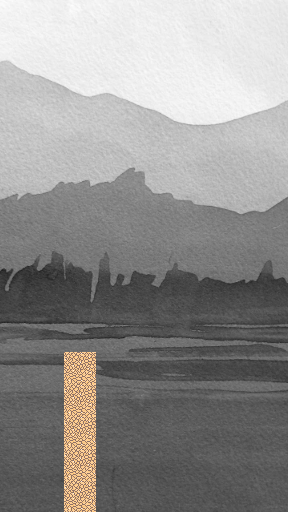

The image is a tile-based game level rendered from a .tmx file. Its description and source (layers, tilesets, objects; grid data summarised) follow:
An orthogonal 9x16 tile map with 32x32 px tiles, 1 tile layer (background), 1 image layer and 15 objects (14x object, joint).

<map version="1.0" orientation="orthogonal" renderorder="right-down" width="9" height="16" tilewidth="32" tileheight="32" nextobjectid="47">
 <tileset firstgid="1" name="Desert" tilewidth="32" tileheight="32" spacing="1" margin="1" tilecount="48" columns="8">
  <image source="tilesets/desert.png" width="265" height="199" />
  <terraintypes>
   <terrain name="Desert" tile="29" />
   <terrain name="Brick" tile="9" />
   <terrain name="Cobblestone" tile="33" />
   <terrain name="Dirt" tile="14" />
  </terraintypes>
  <tile id="0" terrain="0,0,0,1" />
  <tile id="1" terrain="0,0,1,1" />
  <tile id="2" terrain="0,0,1,0" />
  <tile id="3" terrain="3,3,3,0" />
  <tile id="4" terrain="3,3,0,3" />
  <tile id="5" terrain="0,0,0,3" />
  <tile id="6" terrain="0,0,3,3" />
  <tile id="7" terrain="0,0,3,0" />
  <tile id="8" terrain="0,1,0,1" />
  <tile id="9" terrain="1,1,1,1" />
  <tile id="10" terrain="1,0,1,0" />
  <tile id="11" terrain="3,0,3,3" />
  <tile id="12" terrain="0,3,3,3" />
  <tile id="13" terrain="0,3,0,3" />
  <tile id="14" terrain="3,3,3,3" />
  <tile id="15" terrain="3,0,3,0" />
  <tile id="16" terrain="0,1,0,0" />
  <tile id="17" terrain="1,1,0,0" />
  <tile id="18" terrain="1,0,0,0" />
  <tile id="19" terrain="1,1,1,0" />
  <tile id="20" terrain="1,1,0,1" />
  <tile id="21" terrain="0,3,0,0" />
  <tile id="22" terrain="3,3,0,0" />
  <tile id="23" terrain="3,0,0,0" />
  <tile id="24" terrain="0,0,0,2" />
  <tile id="25" terrain="0,0,2,2" />
  <tile id="26" terrain="0,0,2,0" />
  <tile id="27" terrain="1,0,1,1" />
  <tile id="28" terrain="0,1,1,1" />
  <tile id="29" terrain="0,0,0,0" />
  <tile id="30" terrain="0,0,0,0" probability="0.01" />
  <tile id="31" terrain="0,0,0,0" probability="0.01" />
  <tile id="32" terrain="0,2,0,2" />
  <tile id="33" terrain="2,2,2,2" />
  <tile id="34" terrain="2,0,2,0" />
  <tile id="35" terrain="2,2,2,0" />
  <tile id="36" terrain="2,2,0,2" />
  <tile id="37" terrain="0,0,0,0" probability="0.01" />
  <tile id="38" terrain="0,0,0,0" probability="0.01" />
  <tile id="39" terrain="0,0,0,0" probability="0.01" />
  <tile id="40" terrain="0,2,0,0" />
  <tile id="41" terrain="2,2,0,0" />
  <tile id="42" terrain="2,0,0,0" />
  <tile id="43" terrain="2,0,2,2" />
  <tile id="44" terrain="0,2,2,2" />
  <tile id="45" terrain="0,0,0,0" probability="0" />
  <tile id="46" terrain="0,0,0,0" probability="0.01" />
  <tile id="47" terrain="0,0,0,0" probability="0.01" />
 </tileset>
 <imagelayer name="BackgroundImage">
  <image source="../images/mountain.png" width="288" height="512" />
 </imagelayer>
 <layer name="background" width="9" height="16">
  <data>[144 cells, 5 non-empty, 1 distinct tile ids]</data>
 </layer>
 <objectgroup name="objects">
  <object id="9" name="Player" type="object" x="64" y="320" width="32" height="32">
   <properties>
    <property name="awake" type="bool" value="true" />
    <property name="bodyType" value="DynamicBody" />
    <property name="density" type="float" value="10" />
    <property name="friction" type="float" value="0.8" />
    <property name="restitution" type="float" value="0.2" />
    <property name="userData" value="Player" />
   </properties>
   <ellipse />
  </object>
  <object id="13" name="Block" type="object" x="128" y="448" width="32" height="64">
   <properties>
    <property name="awake" value="false" />
    <property name="bodyType" value="DynamicBody" />
    <property name="density" value="1" />
    <property name="friction" value="0.8" />
    <property name="userData" value="Block" />
   </properties>
  </object>
  <object id="14" name="Block" type="object" x="144" y="384" width="32" height="64">
   <properties>
    <property name="awake" value="false" />
    <property name="bodyType" value="DynamicBody" />
    <property name="density" value="1" />
    <property name="friction" value="0.8" />
    <property name="userData" value="Block" />
   </properties>
  </object>
  <object id="15" name="Block" type="object" x="240" y="384" width="32" height="64">
   <properties>
    <property name="awake" value="false" />
    <property name="bodyType" value="DynamicBody" />
    <property name="density" value="1" />
    <property name="friction" value="0.8" />
    <property name="userData" value="Block" />
   </properties>
  </object>
  <object id="16" name="Block" type="object" x="256" y="448" width="32" height="64">
   <properties>
    <property name="awake" value="false" />
    <property name="bodyType" value="DynamicBody" />
    <property name="density" value="1" />
    <property name="friction" value="0.8" />
    <property name="userData" value="Block" />
   </properties>
  </object>
  <object id="17" name="Block" type="object" x="192" y="288" width="32" height="64">
   <properties>
    <property name="awake" value="false" />
    <property name="bodyType" value="DynamicBody" />
    <property name="density" value="1" />
    <property name="friction" value="0.8" />
    <property name="userData" value="Block" />
   </properties>
  </object>
  <object id="18" name="Block" type="object" x="144" y="352" width="128" height="31.0151">
   <properties>
    <property name="awake" value="false" />
    <property name="bodyType" value="DynamicBody" />
    <property name="density" value="1" />
    <property name="friction" value="0.8" />
    <property name="userData" value="Block" />
   </properties>
  </object>
  <object id="19" name="Circle" type="object" x="192" y="192" width="32" height="32">
   <properties>
    <property name="awake" value="false" />
    <property name="bodyType" value="DynamicBody" />
    <property name="density" value="1" />
    <property name="friction" value="0.8" />
    <property name="userData" value="Circle" />
   </properties>
   <ellipse />
  </object>
  <object id="22" name="Platform" type="object" x="64" y="352" width="32" height="160">
   <properties>
    <property name="awake" value="false" />
    <property name="bodyType" value="StaticBody" />
    <property name="density" value="1" />
    <property name="userData" value="Block" />
   </properties>
  </object>
  <object id="23" name="Block" type="object" x="192" y="224" width="32" height="64">
   <properties>
    <property name="awake" value="false" />
    <property name="bodyType" value="DynamicBody" />
    <property name="density" value="1" />
    <property name="friction" value="0.8" />
    <property name="userData" value="Block" />
   </properties>
  </object>
  <object id="42" name="RotatingPlatform" type="object" x="160" y="128" width="96" height="32">
   <properties>
    <property name="awake" type="bool" value="false" />
    <property name="bodyType" value="DynamicBody" />
    <property name="density" type="float" value="1" />
    <property name="friction" type="float" value="0.8" />
    <property name="userData" value="Block" />
   </properties>
  </object>
  <object id="44" name="RevoluteJoint" type="joint" x="192" y="128" width="32" height="32">
   <properties>
    <property name="bodyA" value="RotatingPlatform" />
    <property name="bodyB" value="RevoluteAnchorPoint" />
    <property name="enableLimit" type="bool" value="true" />
    <property name="jointType" value="RevoluteJoint" />
    <property name="localAnchorAX" type="float" value="1.5" />
    <property name="localAnchorAY" type="float" value="0.5" />
    <property name="localAnchorBX" type="float" value="0.5" />
    <property name="localAnchorBY" type="float" value="0.5" />
    <property name="lowerAngle" type="float" value="-1.5" />
    <property name="upperAngle" type="float" value="1.5" />
   </properties>
   <ellipse />
  </object>
  </objectgroup>
 <objectgroup name="walls">
  <!-- 1 objects omitted --></objectgroup>
</map>
<!-- 3 of 15 objects omitted -->
